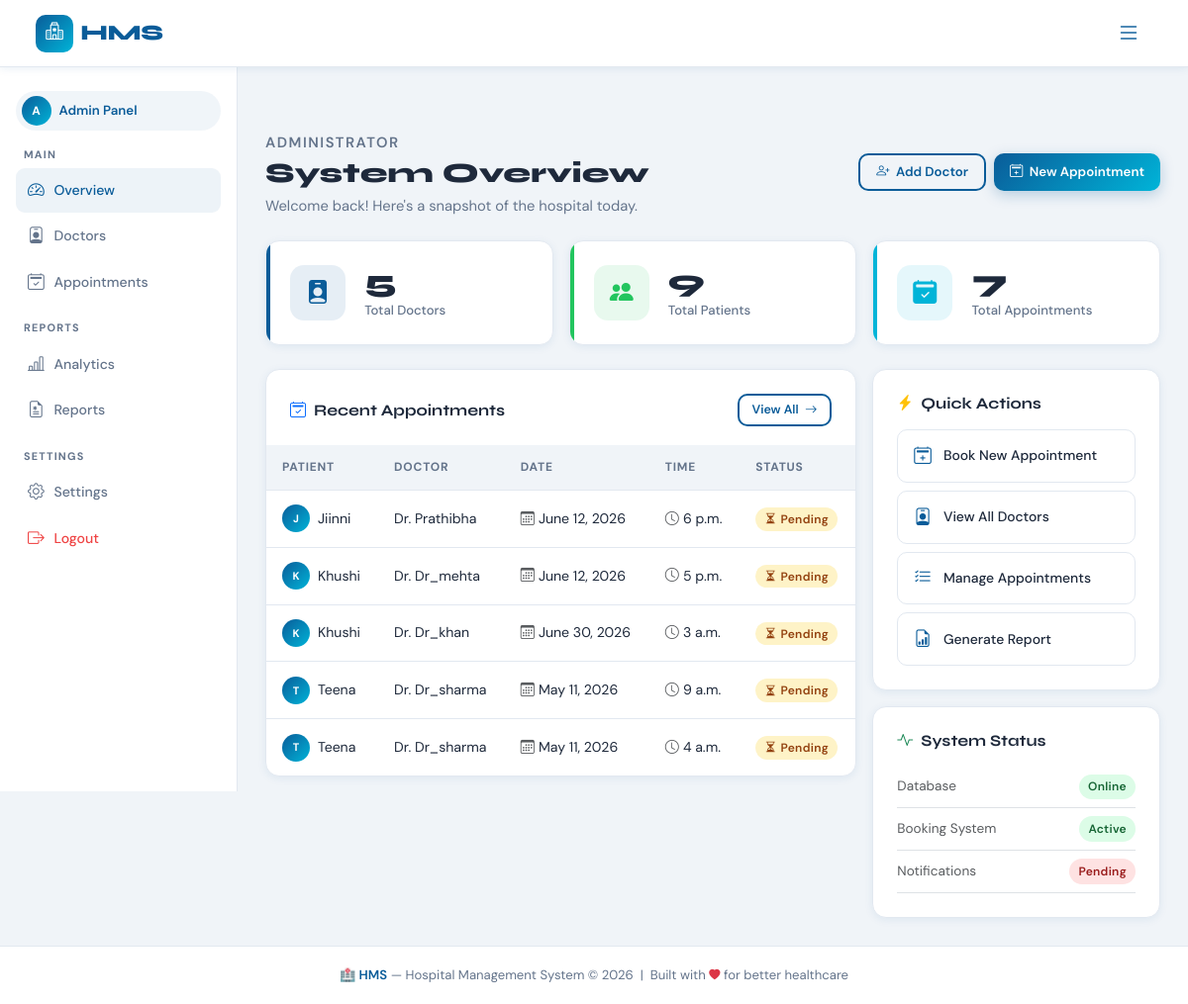
/ (signed in), run on an earlier commit of the app's database.
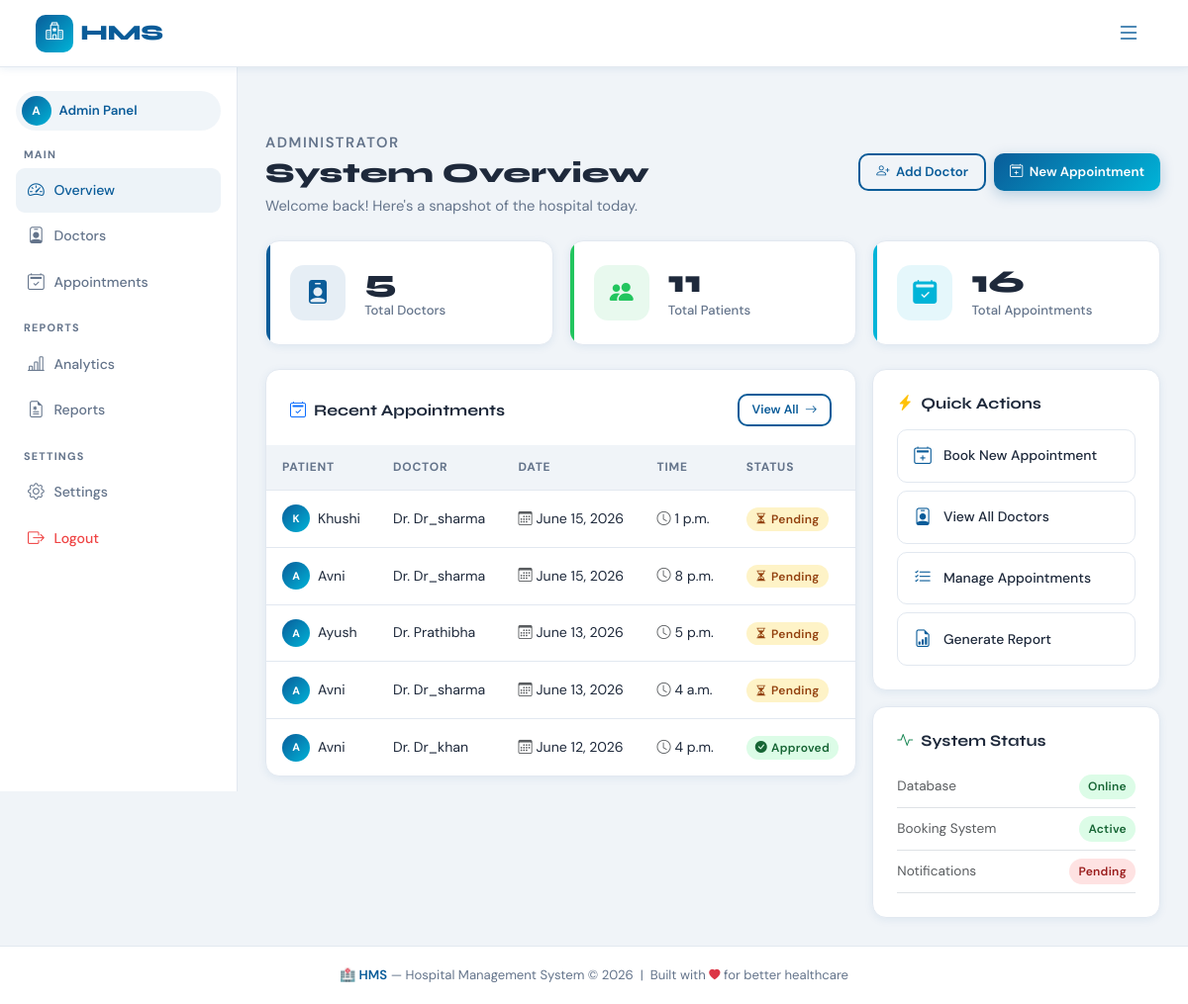
And on a later commit of the database.
### appointments/models.py (models this page shows, shortened)
class Appointment(models.Model):
    STATUS_CHOICES = (
        ('Pending', 'Pending'),
        ('Approved', 'Approved'),
        ('Completed', 'Completed'),
        ('Cancelled', 'Cancelled'),
    )
    doctor = models.ForeignKey(Doctor, on_delete=models.CASCADE)
    patient = models.ForeignKey(Patient, on_delete=models.CASCADE)
    date = models.DateField()
    time = models.TimeField()
    status = models.CharField(max_length=20, choices=STATUS_CHOICES, default='Pending')

### patients/models.py (models this page shows, shortened)
class Patient(models.Model):
    user = models.OneToOneField(User, on_delete=models.CASCADE)
    age = models.IntegerField()
    gender = models.CharField(max_length=10)
    phone = models.CharField(max_length=15)

### accounts/models.py (models this page shows)
class User(AbstractUser):
    ROLE_CHOICES = (
        ('admin', 'Admin'),
        ('doctor', 'Doctor'),
        ('patient', 'Patient'),
    )
    role = models.CharField(max_length=10, choices=ROLE_CHOICES)

### doctors/models.py (models this page shows, shortened)
class Doctor(models.Model):
    user = models.OneToOneField(
        User,
        on_delete=models.CASCADE
    )
    specialization = models.CharField(
        max_length=100
    )
    phone = models.CharField(
        max_length=15
    )

### core/views.py (the view, shortened to what this page needs)
# urls.py: path('', dashboard, name='dashboard'),
@login_required(login_url='login')
def dashboard(request):
    user = request.user
    if user.role == 'admin':
        context = {
            'total_doctors': Doctor.objects.count(),
            'total_patients': Patient.objects.count(),
            'total_appointments': Appointment.objects.count(),
            'appointments': Appointment.objects.all().order_by('-id')[:5],
            'status_items': [
                {
                    'label': 'Database',
                    'value': 'Online',
                    'ok': True
                },
                {
                    'label': 'Booking System',
                    'value': 'Active',
                    'ok': True
                },
                {
                    'label': 'Notifications',
                    'value': 'Pending',
                    'ok': False
                },
            ]
        }
        return render(
            request,
            'dashboards/admin.html',
            context
        )
    return redirect('login')

### templates/dashboards/admin.html (shortened to what the changed rows need)
{% extends 'base.html' %}
{% block content %}
<div class="hms-layout">
  <main class="hms-content">
    <div class="page-header fade-up" id="overview">
      <div class="d-flex align-items-center justify-content-between flex-wrap gap-2">
        <div>
          <h1>System Overview</h1>
        </div>
      </div>
    </div>
    <div class="row g-3 mb-4">
      <div class="col-sm-6 col-xl-4 fade-up fade-up-d2">
        <div class="stat-card green">
          <div>
            <div class="stat-value">{{ total_patients }}</div>
            <div class="stat-label">Total Patients</div>
          </div>
        </div>
      </div>
      <div class="col-sm-6 col-xl-4 fade-up fade-up-d3">
        <div class="stat-card teal">
          <div>
            <div class="stat-value">{{ total_appointments }}</div>
            <div class="stat-label">Total Appointments</div>
          </div>
        </div>
      </div>
    </div>
    <div class="row g-3">
      <div class="col-xl-8 fade-up fade-up-d1">
        <div class="hms-card p-0 overflow-hidden">
          <div class="table-responsive">
            <table class="hms-table">
              <thead>
                <tr>
                  <th>Patient</th>
                  <th>Doctor</th>
                  <th>Date</th>
                  <th>Time</th>
                  <th>Status</th>
                </tr>
              </thead>
              <tbody>
                {% for appt in appointments %}
                <tr>
                  <td>
                    <div class="d-flex align-items-center gap-2">
                      <div class="nav-avatar" style="width:28px;height:28px;font-size:.68rem">
                        {{ appt.patient.user.username|first|upper }}
                      </div>
                      {{ appt.patient.user.username }}
                    </div>
                  </td>
                  <td>Dr. {{ appt.doctor.user.username }}</td>
                  <td><i class="bi bi-calendar3 me-1 text-muted"></i>{{ appt.date }}</td>
                  <td><i class="bi bi-clock me-1 text-muted"></i>{{ appt.time }}</td>
                  <td>
                    {% if appt.status == 'Approved' %}
                      <span class="hms-badge badge-approved">
                        <i class="bi bi-check-circle-fill me-1"></i>Approved
                      </span>
                    {% elif appt.status == 'Pending' %}
                      <span class="hms-badge badge-pending">
                        <i class="bi bi-hourglass-split me-1"></i>Pending
                      </span>
                    {% else %}
                      <span class="hms-badge badge-cancelled">
                        <i class="bi bi-x-circle-fill me-1"></i>Cancelled
                      </span>
                    {% endif %}
                  </td>
                </tr>
                {% endfor %}
              </tbody>
            </table>
          </div>
        </div>
      </div>
      <div class="col-xl-4 fade-up fade-up-d2">
        <div class="hms-card p-4">
          {% for item in status_items %}
          <div class="d-flex justify-content-between align-items-center py-2 border-bottom" style="font-size:.85rem">
            <span class="text-muted">{{ item.label }}</span>
            <span class="hms-badge {% if item.ok %}badge-approved{% else %}badge-cancelled{% endif %}">
              {{ item.value }}
            </span>
          </div>
          {% endfor %}
        </div>
      </div>
    </div>
  </main>
</div>
{% endblock %}

What changed in the data, as far as the page shows it:
no longer on this page (row unchanged): Appointment: patient.user.username|first "J", patient.user.username "Jiinni", doctor.user.username "Prathibha", date "June 12, 2026", time "6 p.m.", status "Pending" (drawn)
no longer on this page (row unchanged): Appointment: patient.user.username|first "K", patient.user.username "Khushi", doctor.user.username "Dr_mehta", date "June 12, 2026", time "5 p.m.", status "Pending" (drawn)
no longer on this page (row edited): Appointment: patient.user.username|first "K", patient.user.username "Khushi", doctor.user.username "Dr_khan", date "June 30, 2026", time "3 a.m.", status "Pending" (drawn)
no longer on this page (row unchanged): Appointment: patient.user.username|first "T", patient.user.username "Teena", doctor.user.username "Dr_sharma", date "May 11, 2026", time "9 a.m.", status "Pending" (drawn)
no longer on this page (row unchanged): Appointment: patient.user.username|first "T", patient.user.username "Teena", doctor.user.username "Dr_sharma", date "May 11, 2026", time "4 a.m.", status "Pending" (drawn)
added Appointment: patient.user.username|first "K", patient.user.username "Khushi", doctor.user.username "Dr_sharma", date "June 15, 2026", time "1 p.m.", status "Pending" (drawn)
added Appointment: patient.user.username|first "A", patient.user.username "Avni", doctor.user.username "Dr_sharma", date "June 15, 2026", time "8 p.m.", status "Pending" (drawn)
added Appointment: patient.user.username|first "A", patient.user.username "Ayush", doctor.user.username "Prathibha", date "June 13, 2026", time "5 p.m.", status "Pending" (drawn)
added Appointment: patient.user.username|first "A", patient.user.username "Avni", doctor.user.username "Dr_sharma", date "June 13, 2026", time "4 a.m.", status "Pending" (drawn)
added Appointment: patient.user.username|first "A", patient.user.username "Avni", doctor.user.username "Dr_khan", date "June 12, 2026", time "4 p.m.", status "Approved" (drawn)
Also different on the page:
{{ total_patients }}: "9" → "11"
{{ total_appointments }}: "7" → "16"
